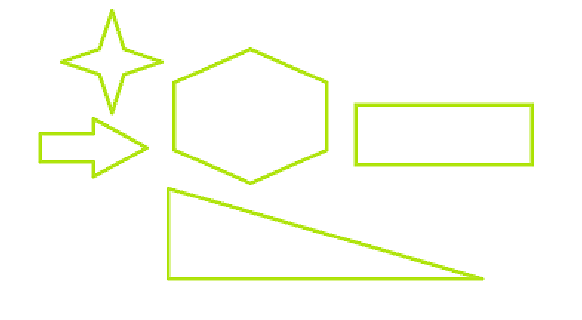
#> input picture images/corner1.png, 582 x 320 px
$ jupyter execute --allow-errors class_09_1_IP_feature_corner_convex.ipynb   (shell and % lines are left out)   (older library calls are emulated)
#> lines starting #> are read from the running program, lines starting #| are printed output that depends on the picture; after the words box and inside, x2 and y2 are one past the last pixel; in counts of white or black regions, pixels touching at a corner belong together
# <center> 👉 class_09_1 IP » _Feature / Corner Detection  & Convex Hull- Harris & Shi-Tomasi Corner Detection, Convex Hull, Approx Poly, Moment_ </center>
https://www.geeksforgeeks.org/line-detection-python-opencv-houghline-method/?ref=lbp
https://bkshin.tistory.com/entry/OpenCV-20

## Understanding Features
we will just try to understand what are features, why are they important, why corners are important etc.

Most of you will have played the jigsaw puzzle games.
- You get a lot of small pieces of an image, where you need to assemble them correctly to form a big real image.

The question is, how you do it?
What about the projecting the same theory to a computer program so that computer can play jigsaw puzzles?
The answer is, we are looking for specific patterns or specific features which are unique, can be easily tracked and can be easily compared.

* For example, take below image:

The image is very simple.
- At the top of image, six small image patches are given.
- Question for you is to find the exact location of these patches in the original image.

* A and B are flat surfaces and they are spread over a lot of area.
- It is difficult to find the exact location of these patches.
* C and D are much more simple.
- They are edges of the building.
- You can find an approximate location, but exact location is still difficult.
- This is because the pattern is same everywhere along the edge.
* At the edge, however, it is different.
- An edge is therefore better feature compared to flat area, but not good enough (It is good in jigsaw puzzle for comparing continuity of edges).
* Finally, E and F are some corners of the building.
- And they can be easily found.
- Because at the corners, wherever you move this patch, it will look different.
- So they can be considered as good features.
- So now we move into simpler (and widely used image) for better understanding.

Just like above, the blue patch is flat area and difficult to find and track.
- Wherever you move the blue patch it looks the same.
The black patch has an edge.
- If you move it in vertical direction (i.e. along the gradient) it changes.
Moved along the edge (parallel to edge), it looks the same.
And for red patch, it is a corner.
Wherever you move the patch, it looks different, means it is unique.
So basically, __corners are considered to be good features in an image.__
- (Not just corners, in some cases blobs are considered good features).

So now we answered our question, "what are these features?".
But next question arises. How do we find them? Or how do we find the corners?.
We answered that in an intuitive way, i.e.,
- look for the regions in images which have maximum variation when moved (by a small amount) in all regions around it.
So **finding these image features is called Feature Detection.**

Once you have found it, you should be able to find the same in the other images.
How is this done? We take a region around the feature, we explain it in our own words, like "_upper part is blue sky, lower part is region from a building, on that building there is glass etc_" and you search for the same area in the other images.
Basically, you are describing the feature.
__Similarly, a computer also should describe the region around the feature so that it can find it in other images.__ **So called description is called Feature Description**.

Once you have the features and its description, you can find same features in all images and align them, stitch them together or do whatever you want.

So in this module, we are looking to different algorithms in OpenCV to find features, describe them, match them etc.

# Keypoints (이미지 특징점)

An image feature keypoints literally means a __characteristic part of an image.__
When checking whether images match each other, the characteristic parts of each image are compared.
In other words, keypoints are used when matching images.
Usually, the part that becomes the feature point is __the edge or corner of the object.__
Therefore, most feature point detection is based on corner detection.

        이미지 특징점이란 말 그대로 이미지에서 특징이 되는 부분을 의미합니다.
        이미지끼리 서로 매칭이 되는지 확인을 할 때 각 이미지에서의 특징이 되는 부분끼리 비교를 합니다.
        즉, 이미지 매칭 시 사용하는 것이 바로 특징점(Keypoints)입니다.
        보통 특징점이 되는 부분은 물체의 모서리나 코너입니다.
        그래서 대부분의 특징점 검출을 코너 검출을 바탕으로 하고 있습니다.

The corner detection algorithm precisely refers to a point (feature) that is good for tracking as a corner.

        코너 검출 알고리즘은 정확하게는 트래킹(Tracking) 하기 좋은 지점(특징)을 코너라 부릅니다.

## ▶ What is a Corner?

A corner can be interpreted as __the junction of two edges (where an edge is a sudden change in image brightness).__
- Here the basic intuition is that corners can be detected by looking for significant change in all direction.
- We consider a small window on the image then scan the whole image, looking for corners.

* Shifting this small window in any direction would result in a large change in appearance, if that particular window happens to be located on a corner.


* Flat regions will have no change in any direction.


*If there’s an edge, then there will be no major change along the edge direction.

## ▶ Detect corner of an image

~ Syntax:

- **cv2.goodFeaturesToTrack(gray_img, maxc, Q, minD)**

~ Parameters :

>- gray_img – Grayscale image with integral values
>- maxc – Maximum number of corners we want(give negative value to get all the corners)
>- Q – Quality level parameter(preferred value=0.01)
>- minD – Minimum distance(preferred value=10)

- **corners = cv2.goodFeaturesToTrack(gray, 100, 0.01, 5, blockSize=3, useHarrisDetector=True, k=0.03)**

        cv2.goodFeaturesToTrack(입력 이미지, 코너 최댓값, 코너 품질, 최소 거리, 마스크, 블록 크기, 해리스 코너 검출기 유/무, 해리스 코너 계수)

~ Parameters:

* gray : 입력 이미지는 8비트 또는 32비트의 단일 채널 이미지를 사용합니다.
* 코너 최댓값 100 : 은 검출할 최대 코너의 수를 제한합니다. 코너 최댓값보다 낮은 개수만 반환합니다.
* 코너 품질 0.01 : 은 반환할 코너의 최소 품질을 설정합니다. 코너 품질은 0.0 ~ 1.0 사이의 값으로 할당할 수 있으며, 일반적으로 0.01 ~ 0.10 사이의 값을 사용합니다.
* 최소 거리 5 : 는 검출된 코너들의 최소 근접 거리를 나타내며, 설정된 최소 거리 이상의 값만 검출합니다.
* 마스크는 입력 이미지와 같은 차원을 사용하며, 마스크 요솟값이 0인 곳은 코너로 계산하지 않습니다.
* blockSize : 블록 크기는 코너를 계산할 때, 고려하는 코너 주변 영역의 크기를 의미합니다.
* useHarrisDetector=True : 해리스 코너 검출기 유/무는 해리스 코너 검출 방법 사용 여부를 설정합니다.
* k : 해리스 코너 계수는 해리스 알고리즘을 사용할 때 할당하며 해리스 대각합의 감도 계수를 의미합니다.
>- 코너 품질에서 가장 좋은 코너의 강도가 1000이고, 코너 품질이 0.01이라면 10 이하의 코너 강도를 갖는 코너들은 검출하지 않습니다.
>- 최소 거리의 값이 5일 경우, 거리가 5 이하인 코너점은 검출하지 않습니다.

- Example (Original Image) :

[cell 1]
import numpy as np
import cv2
from matplotlib import pyplot as plt

img = cv2.imread('./images/corner1.png')
#> img is the input picture: shape (320, 582, 3); mean B, G, R 244.3, 253.8, 251.5
gray = cv2.cvtColor(img, cv2.COLOR_BGR2GRAY)

# detect corners with the goodFeaturesToTrack function.
corners = cv2.goodFeaturesToTrack(gray, 27, 0.01, 10)
#> corners = 27 rows, first 8: [95, 172], [358, 107], [358, 162], [42, 159], [111, 10], [61, 62], [96, 123], [532, 165]
corners = np.int0(corners)

# we iterate through each corner, making a circle at each point that we think is a corner.
for i in corners:
    x, y = i.ravel()
    cv2.circle(img, (x, y), 3, 255, -1)
#> this loop made 27 passes
#> (x, y) on passes 1 to 12: (95, 172), (358, 107), (358, 162), (42, 159), (111, 10), (61, 62), (96, 123), (532, 165), (141, 147), (168, 188), (324, 149), (172, 81)
#> img: shape (320, 582, 3); 0.42% of pixels changed, all inside (x1, y1, x2, y2) = (39, 7, 536, 283)

plt.imshow(img)
plt.axis('off')
plt.show()

## ▶ Harris Corner Detection

Harris Corner detection algorithm was developed to __identify the internal corners of an image.__
- The corners of an image are basically identified as the regions in which there are __variations in large intensity of the gradient in all possible dimensions and directions.__
- Corners extracted can be a part of the image features, which can be matched with features of other images, and can be used to extract accurate information.
- __Harris Corner Detection__ is a method to __extract the corners from the input image and to extract features from the input image.__

 Harris corner detection measures the change in slope of the boundary value while detecting the boundary value using Sobel differentiation, and determines that the change significantly changes in the vertical, horizontal, or diagonal directions as a corner.

    - 해리스 코너 검출은 소벨(Sobel) 미분으로 경곗값을 검출하면서 경곗값의 경사도 변화량을 측정하여 변화량이 수직, 수평, 대각선 방향으로 크게 변화하는 것을 코너로 판단합니다.

1. Determine which windows produce very large variations in intensity when moved in both x and y directions.
2. With each such window found, a score r is computed.
3. After applying a threshold to this score, important corners are selected and marked

~ Syntax:

>**cv2.cornerHarris(src, dest, blockSize, kSize, freeParameter, borderType)**

~ Parameters:
> - src – Input Image (Single-channel, 8-bit or floating-point)
>- dest – Image to store the Harris detector responses. Size is same as source image
>- blockSize – Neighborhood size ( for each pixel value blockSize * blockSize neighbourhood is considered )
>- ksize – Aperture parameter for the Sobel() operator
>- freeParameter – Harris detector free parameter
>- borderType – Pixel extrapolation method ( the extrapolation mode used returns the coordinate of the pixel corresponding to the specified extrapolated pixel )

    * src: 입력 이미지, 그레이 스케일
    * blockSize: 이웃 픽셀 범위
    * ksize: 소벨 미분 필터 크기
    * k(optional): 코너 검출 상수 (0.04~0.06)
    * dst(optional): 코너 검출 결과 (src와 같은 크기의 1 채널 배열, 변화량의 값, 지역 최대 값이 코너점을 의미)
    * borderType(optional): 외곽 영역 보정 형식

~ Example:

[cell 2]
import cv2
from matplotlib import pyplot as plt

src = cv2.imread("./images/practice_img/mug.png")
#> (the rest of this cell did not finish here and is left out)

[cell 3]
import cv2
from matplotlib import pyplot as plt
from matplotlib.pyplot import figure

figure(figsize=(15, 10), dpi=100)

src = cv2.imread('./images/chessboard.png')
#> (the rest of this cell did not finish here and is left out)

[cell 4]
# Python program to illustrate corner detection with Harris Corner Detection Method
import cv2
import numpy as np
import matplotlib.pyplot as plt
from matplotlib.pyplot import figure

figure(figsize=(8, 5), dpi=100)

image = cv2.imread('./images/cnr_detect_pic.jpeg')
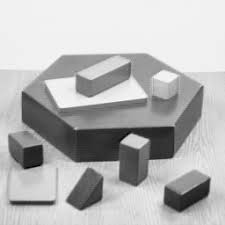
#> input picture images/cnr_detect_pic.jpeg, 225 x 225 px
#> image is the input picture: shape (225, 225, 3); min 0, max 255, mean 182.9
img_gray = cv2.cvtColor(image, cv2.COLOR_BGR2GRAY)
img_gray = np.float32(img_gray)
dest = cv2.cornerHarris(img_gray, 2, 5, 0.07)
dest = cv2.dilate(dest, None)
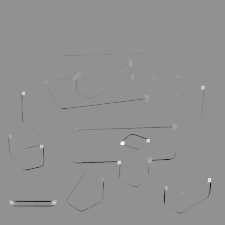
#> dest: shape (225, 225) float32; min -624459968, max 467256320, mean -1997914.8; drawn with min black and max white
image[dest > 0.01 * dest.max()]=[0, 0, 255]
#> image: shape (225, 225, 3); 1.29% of pixels changed, all inside (x1, y1, x2, y2) = (8, 54, 212, 210)

cv2.imshow('Image with Borders', image)
if cv2.waitKey(0) & 0xff == 27:
#> (key Esc is pressed here)
    cv2.destroyAllWindows()

plt.imshow(cv2.cvtColor(image, cv2.COLOR_BGR2RGB))
plt.show() # very hard to find red dot

[cell 5]
import cv2
import numpy as np
from matplotlib import pyplot as plt

img = cv2.imread("./images/cnr_det_ex.png")
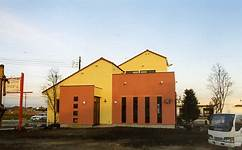
#> input picture images/cnr_det_ex.png, 242 x 150 px
#> img is the input picture: shape (150, 242, 3); mean B, G, R 144.5, 156.7, 166.7
gray = cv2.cvtColor(img, cv2.COLOR_BGR2GRAY)
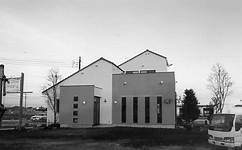
#> gray: shape (150, 242); min 1, max 255, mean 158.3

corner = cv2.cornerHarris(gray, 2, 3, 0.04)
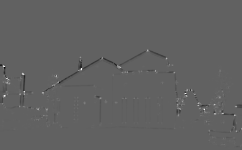
#> corner: shape (150, 242) float32; min -0.0119, max 0.0192, mean -1.55e-05; drawn with min black and max white
coord = np.where(corner > 0.1* corner.max())
#> coord = 255 positions, rows 49 to 131, columns 2 to 241
coord = np.stack((coord[1], coord[0]), axis=-1)
#> coord = 255 pairs, first value 2 to 241, second value 49 to 131

for x, y in coord:
    cv2.circle(img, (x,y), 5, (0,0,255), 1, cv2.LINE_AA)
#> this loop made 255 passes
#> (x, y) on passes 1 to 3: (147, 49), (147, 50), (148, 50)
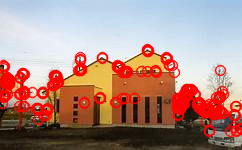
#> img: shape (150, 242, 3); 16.95% of pixels changed, all inside (x1, y1, x2, y2) = (0, 43, 242, 138)

corner_norm = cv2.normalize(corner, None, 0, 255, cv2.NORM_MINMAX, cv2.CV_8U)

corner_norm = cv2.cvtColor(corner_norm, cv2.COLOR_GRAY2BGR)
#> corner_norm: shape (150, 242, 3)
merged = np.hstack((corner_norm, img))
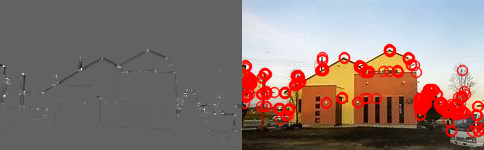
#> merged: shape (150, 484, 3); mean B, G, R 114.6, 118.8, 137.5
# cv2.imshow('Harris Corner', merged)
# cv2.waitKey()
# cv2.destroyAllWindows()

fig, axs = plt.subplots(1, 2, figsize=(15,10))
axs[0].imshow(corner_norm, cmap='gray'), axs[0].axis('off'), axs[0].set_title('Corner-Norm-Gray')
axs[1].imshow(cv2.cvtColor(img, cv2.COLOR_BGR2RGB)), axs[1].axis('off'), axs[1].set_title('Corner-Norm')

plt.show()
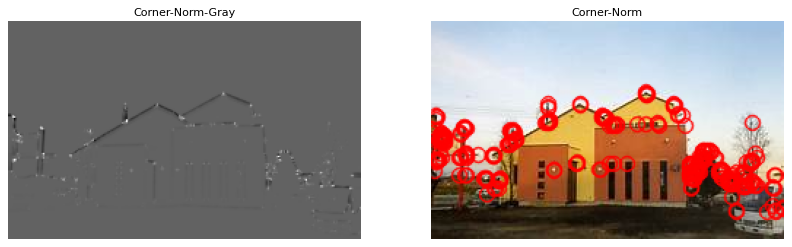
#> figure drawn by matplotlib, 2 panels

## ▶ Shi-Tomasi Corner Detection

There is also an algorithm that further __improves Harris corner detection.__
This is a __Si-Tomas corner detection__> method, and OpenCV provides it as the following function.

    해리스 코너 검출을 좀 더 개선한 알고리즘도 있습니다.
    시-토마시 코너 검출 방법인데, 이를 OpenCV에서는 다음 함수로 제공합니다.

Shi-Tomasi Corner Detection was published by J.Shi and C.Tomasi in their paper ‘Good Features to Track‘.

**cv2.goodFeaturesToTrack()** method finds N strongest corners in the image by Shi-Tomasi method.

~ Syntax:

> **cv2.goodFeaturesToTrack(gray_img, maxCorners, qualityLevel, minDistance[, corners[, mask[, blockSize[, useHarrisDetector[, k]]]]])**

~ Parameters:

>- gray_img – Grayscale image with integral values
>- maxCorners – Maximum number of corners we want(give negative value to get all the corners)
>- qualityLevel – Quality level parameter(preferred value=0.01)
>- minDistance – Minimum distance(preferred value=10)
>- corners – Output vector of detected corners.
>- mask – Optional region of interest.
>- blockSize – Size of an average block for computing a derivative covariation matrix over each pixel neighborhood.
>- useHarrisDetector – Set this to True if you want to use Harris Detector with this function.
>- k – Free parameter of the Harris detector.

    * img: 입력 이미지
    * maxCorners: 얻고 싶은 코너의 개수, 강한 것 순으로
    * qualityLevel: 코너로 판단할 스레시홀드 값
    * minDistance: 코너 간 최소 거리
    * corners: 코너 검출 좌표 결과, N x 1 x 2 크기의 배열, 실수 값이므로 정수로 변형 필요
    * mask(optional): 검출에 제외할 마스크
    * blockSize(optional)=3: 코너 주변 영역의 크기
    * useHarrisDetector(optional)=False: 코너 검출 방법 선택 (True: 해리스 코너 검출 방법, False: 시와 토마시 코너 검출 방법)
    * k(optional): 해리스 코너 검출 방법에 사용할 k 계수

If True is passed to the useHarrisDetector parameter, Harris corner detection is performed.
If you pass the default value of False, Si-Tomasi corners will be detected.

useHarrisDetector 파라미터에 True를 전달하면 해리스 코너 검출을 하고,
디폴트 값인 False를 전달하면 시-토마시 코너 검출을 합니다.

[cell 6]
import numpy as np
import cv2
from matplotlib import pyplot as plt
from matplotlib.pyplot import figure

figure(figsize=(8, 5), dpi=100)
img = cv2.imread('./images/cnr_detect_pic.jpeg')
gray = cv2.cvtColor(img,cv2.COLOR_BGR2GRAY)

corners = cv2.goodFeaturesToTrack(gray,25,0.01,10)
#> corners = 25 rows, first 8: [122, 142], [41, 145], [202, 86], [118, 162], [147, 140], [209, 178], [22, 92], [11, 202]
corners = np.int0(corners)

for i in corners:
    x,y = i.ravel()
    cv2.circle(img,(x,y),3,255,-1)
#> this loop made 25 passes
#> (x, y) on passes 1 to 12: (122, 142), (41, 145), (202, 86), (118, 162), (147, 140), (209, 178), (22, 92), (11, 202), (54, 201), (149, 161), (174, 125), (130, 63)
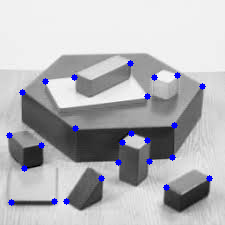
#> img: shape (225, 225, 3); 1.43% of pixels changed, all inside (x1, y1, x2, y2) = (6, 60, 213, 206)

plt.imshow(img)
plt.show()

[cell 7]
# 시 토마시 코너 검출 (corner_goodFeature.py)

import cv2
import numpy as np
from matplotlib.pyplot import figure

figure(figsize=(8, 5), dpi=100)

img = cv2.imread("./images/cnr_det_ex.png")
gray = cv2.cvtColor(img, cv2.COLOR_BGR2GRAY)

corners = cv2.goodFeaturesToTrack(gray, 80, 0.01, 10)
#> corners = 80 rows, first 8: [222, 112], [22, 73], [81, 68], [3, 65], [4, 95], [204, 109], [24, 90], [6, 82]
corners = np.int32(corners)  # Convert real coordinates to integer coordinates
#> corners = contour of 80 points, box (x1, y1, x2, y2) (2, 49, 241, 148), area 4712

for corner in corners:
    x, y = corner[0]
    cv2.circle(img, (x, y), 5, (0,0,255), 1, cv2.LINE_AA)
#> this loop made 80 passes
#> (x, y) on passes 1 to 12: (222, 112), (22, 73), (81, 68), (3, 65), (4, 95), (204, 109), (24, 90), (6, 82), (186, 90), (213, 103), (182, 101), (42, 92)
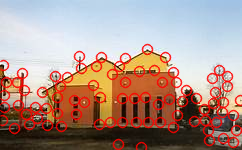
#> img: shape (150, 242, 3); 18.04% of pixels changed, all inside (x1, y1, x2, y2) = (0, 43, 242, 150)

# cv2.imshow('Corners', img)
# cv2.waitKey()
# cv2.destroyAllWindows()

plt.imshow(cv2.cvtColor(img, cv2.COLOR_BGR2RGB))
plt.show()
